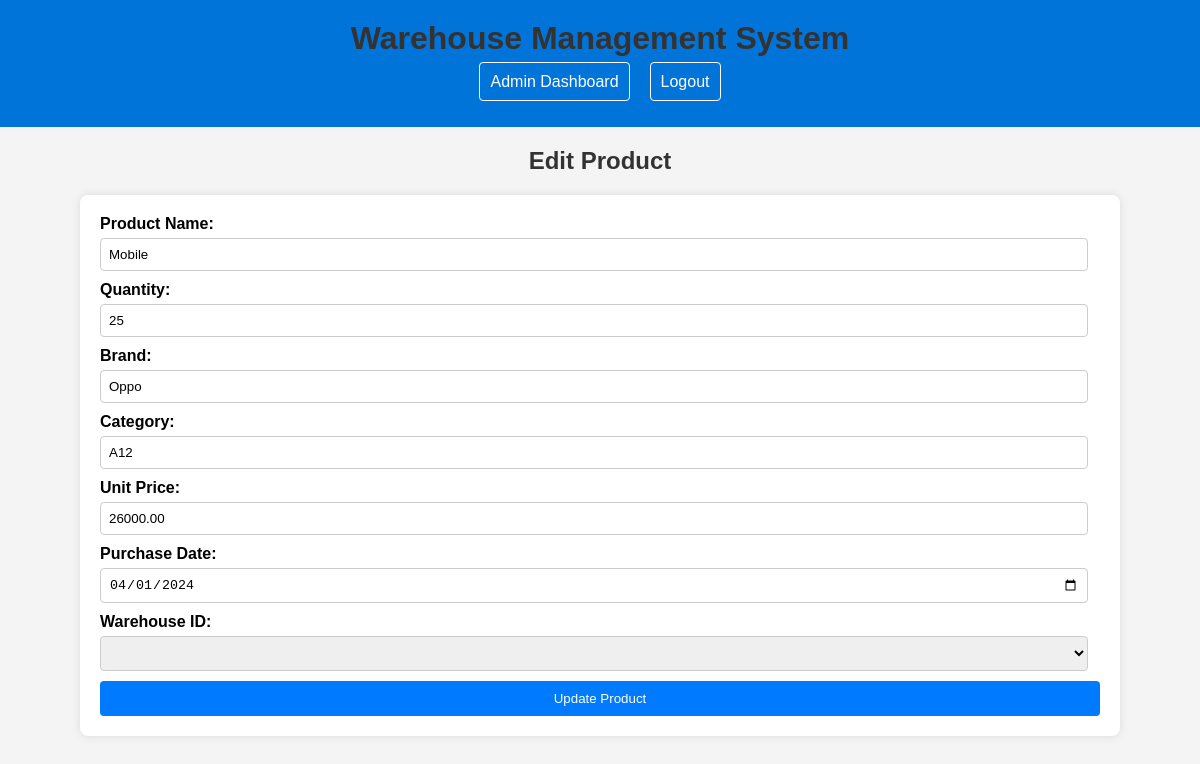
Screenshot of /edit_product.php?product_id=1 (signed in) with the database file from the repository.
### tables this page shows
CREATE TABLE `products` (
  `product_id` int(11) NOT NULL,
  `name` varchar(255) NOT NULL,
  `quantity` int(11) NOT NULL,
  `brand` varchar(100) DEFAULT NULL,
  `category` varchar(100) DEFAULT NULL,
  `unit_price` decimal(10,2) NOT NULL,
  `purchase_date` date DEFAULT NULL,
  `warehouse_id` int(11) DEFAULT NULL
);

### edit_product.php (the view, shortened to what this page needs)
<?php
require_once 'db_config.php';
if ($_SERVER["REQUEST_METHOD"] == "POST") {
    $product_id = mysqli_real_escape_string($conn, $_POST['product_id']);
    $name = mysqli_real_escape_string($conn, $_POST['name']);
    $quantity = mysqli_real_escape_string($conn, $_POST['quantity']);
    $brand = mysqli_real_escape_string($conn, $_POST['brand']);
    $category = mysqli_real_escape_string($conn, $_POST['category']);
    $unit_price = mysqli_real_escape_string($conn, $_POST['unit_price']);
    $purchase_date = mysqli_real_escape_string($conn, $_POST['purchase_date']);
    $warehouse_id = $_POST['warehouse_id'];
    $sql = "UPDATE products SET
            name = '$name',
            quantity = '$quantity',
            brand = '$brand',
            category = '$category',
            unit_price = '$unit_price',
            purchase_date = '$purchase_date',
            warehouse_id = '$warehouse_id'
            WHERE product_id = '$product_id'";
    if (mysqli_query($conn, $sql)) {
        header("Location: products_manage.php");
        exit();
    } else {
        $error = "Error: " . mysqli_error($conn);
    }
} else {
    if (isset($_GET['product_id']) && !empty(trim($_GET['product_id']))) {
        $product_id = trim($_GET['product_id']);
        $sql = "SELECT * FROM products WHERE product_id = '$product_id'";
        $result = mysqli_query($conn, $sql);
        if (mysqli_num_rows($result) == 1) {
            $row = mysqli_fetch_assoc($result);
            $name = $row['name'];
            $quantity = $row['quantity'];
            $brand = $row['brand'];
            $category = $row['category'];
            $unit_price = $row['unit_price'];
            $purchase_date = $row['purchase_date'];
            $warehouse_id = $row['warehouse_id'];
        } else {
            header('Location: products_manage.php');
            exit();
        }
    } else {
        header('Location: products_manage.php');
        exit();
    }
}
?>
<!DOCTYPE html>
<html lang="en">
<head>
</head>
<body>
    <?php include 'header.php'; ?>
    <h2>Edit Product</h2>
    <form method="post" action="<?php echo htmlspecialchars($_SERVER["PHP_SELF"]); ?>">
        <label for="name">Product Name:</label>
        <input type="text" id="name" name="name" value="<?php echo $name; ?>" required><br>
        <label for="quantity">Quantity:</label>
        <input type="number" id="quantity" name="quantity" value="<?php echo $quantity; ?>" required><br>
        <label for="brand">Brand:</label>
        <input type="text" id="brand" name="brand" value="<?php echo $brand; ?>"><br>
        <label for="category">Category:</label>
        <input type="text" id="category" name="category" value="<?php echo $category; ?>"><br>
        <label for="unit_price">Unit Price:</label>
        <input type="number" id="unit_price" name="unit_price" value="<?php echo $unit_price; ?>" required><br>
        <label for="purchase_date">Purchase Date:</label>
        <input type="date" id="purchase_date" name="purchase_date" value="<?php echo $purchase_date; ?>" required><br>
        <label for="warehouse_id">Warehouse ID:</label>
        <select id="warehouse_id" name="warehouse_id">
            <?php
            $sql = "SELECT * FROM warehouses";
            $result = mysqli_query($conn, $sql);
            while ($row = mysqli_fetch_assoc($result)) {
                echo "<option value='" . $row['warehouse_id'] . "'";
                if ($row['warehouse_id'] == $warehouse_id) {
                    echo " selected";
                }
                echo ">" . $row['name'] . "</option>";
            }
            ?>
        </select><br>
        <input type="submit" value="Update Product">
    </form>
</body>
</html>

### edit_product.php (style rules this page uses)
body { font-family: Arial, sans-serif; background-color: #f4f4f4; margin: 0; padding: 0; }
h2 { text-align: center; color: #333; }
form { max-width: 1000px; margin: 20px auto; background-color: #fff; padding: 20px; border-radius: 8px; box-shadow: 0 0 10px rgba(0, 0, 0, 0.1); }
label { display: block; margin-bottom: 5px; font-weight: bold; }
input[type="text"], input[type="number"], input[type="date"], select { width: calc(100% - 12px); padding: 8px; margin-bottom: 10px; border: 1px solid #ccc; border-radius: 4px; box-sizing: border-box; }
input[type="submit"] { width: 100%; padding: 10px; background-color: #007bff; color: #fff; border: none; border-radius: 4px; cursor: pointer; transition: background-color 0.3s; }

### rows the page displays
products: name "Mobile", quantity "25", brand "Oppo", category "A12", unit_price "26000.00", purchase_date "04/01/2024"
